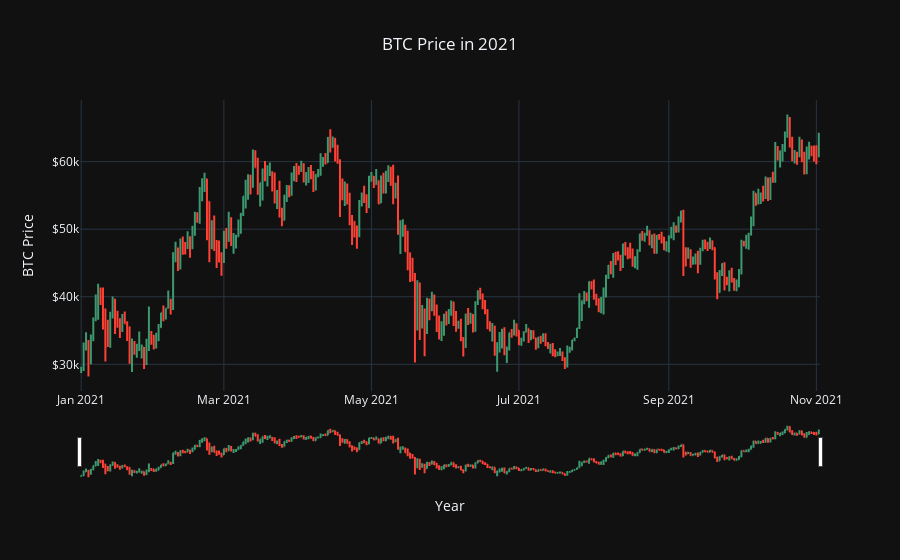

Here is the notebook cell this chart was saved with:
### Code cell
data_2021=data[data['Year']==2021]
fig = go.Figure(data=go.Ohlc(x=data_2021['Date'],
                open=data_2021['Open'],
                high=data_2021['High'],
                low=data_2021['Low'],
                close=data_2021['Close']),
               )

        
#fig.update(layout_xaxis_rangeslider_visible=False)

fig.update_layout(template='plotly_dark',
    title='BTC Price in 2021',
    xaxis_title="Year",
    yaxis_title='BTC Price',title_x=0.5,
    )
fig.update_yaxes( # the y-axis is in dollars
    tickprefix="$", showgrid=True
)


fig.update_xaxes(
     showgrid=True
)
fig.show()

### Figure 1 — Plotly figure (JSON) as saved in the notebook; plotly's stock layout.template omitted (floating-point values rounded to 4 significant figures; data arrays with more than 128 entries replaced by an {"elided": "..."} marker saying what was removed)
{"data": [{"close": {"elided": "306 float values"}, "high": {"elided": "306 float values"}, "low": {"elided": "306 float values"}, "open": {"elided": "306 float values"}, "type": "ohlc", "x": {"elided": "306 str values"}}], "layout": {"title": {"text": "BTC Price in 2021", "x": 0.5}, "xaxis": {"showgrid": true, "title": {"text": "Year"}}, "yaxis": {"showgrid": true, "tickprefix": "$", "title": {"text": "BTC Price"}}}}
